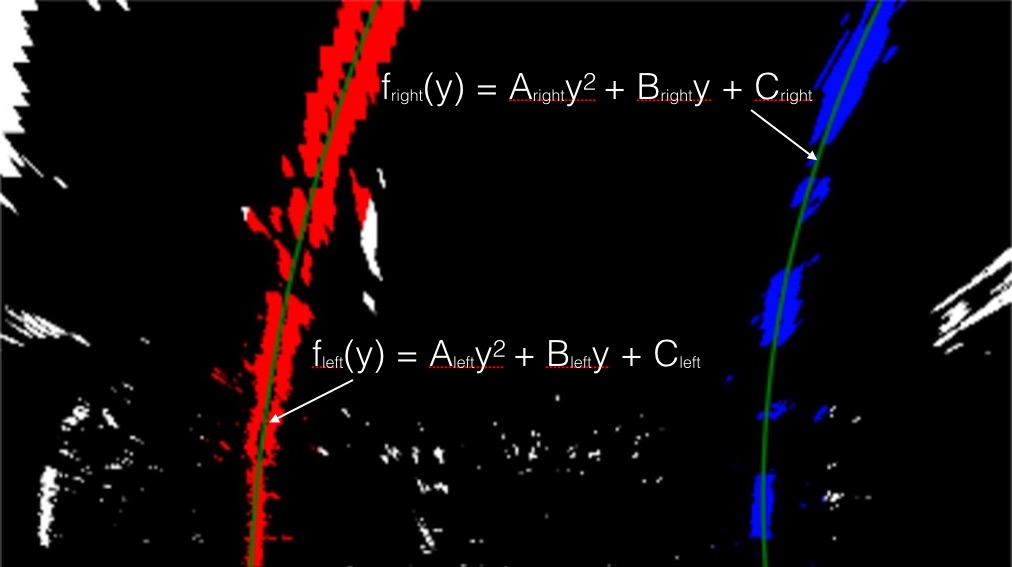
#> input picture Advanced-Lane-Lines/examples/color_fit_lines.jpg, 1012 x 567 px; its folder holds only this picture in this run
$ python -i pipeline.py   (imports and definitions only)
#> lines starting #> are read from the running program, lines starting #| are printed output that depends on the picture; after the words box and inside, x2 and y2 are one past the last pixel; in counts of white or black regions, pixels touching at a corner belong together
#> further down, picture is the input picture: shape (567, 1012, 3); mean B, G, R 11.4, 8.2, 15.7
import cv2
import numpy as np
from calibration import undistort
from skimage import morphology


def grayscale(img):
    return cv2.cvtColor(img, cv2.COLOR_BGR2GRAY)


def gaussian_blur(img, kernel_size):
    """Applies a Gaussian Noise kernel"""
    return cv2.GaussianBlur(img, (kernel_size, kernel_size), 0)


def canny(img, low_threshold, high_threshold):
    """Applies the Canny transform"""
    return cv2.Canny(img, low_threshold, high_threshold)


def select_line_color(image):
    cvt_image = cv2.cvtColor(image,cv2.COLOR_BGR2HLS) # h l s
#> cvt_image: shape (567, 1012, 3); mean of channels 0, 1, 2 15.3, 13.6, 37.6
    # yellow mask
    yellow_lower = np.uint8([19,80,5]) # h l s
    yellow_upper = np.uint8([40,200,235])
    yellow_mask = cv2.inRange(cvt_image,yellow_lower,yellow_upper)
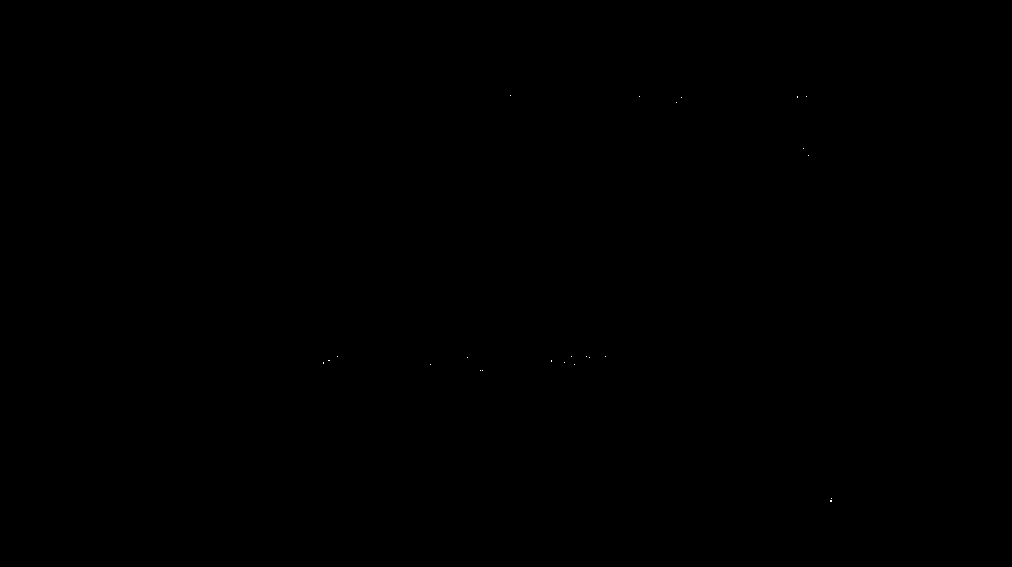
#> yellow_mask: shape (567, 1012); 0.01% white in thin lines or dots, all inside (x1, y1, x2, y2) = (323, 95, 832, 502)
    # white mask
    white_lower = np.array([5,190,50])
    white_upper = np.array([180,255,255])
    white_mask = cv2.inRange(cvt_image,white_lower,white_upper)
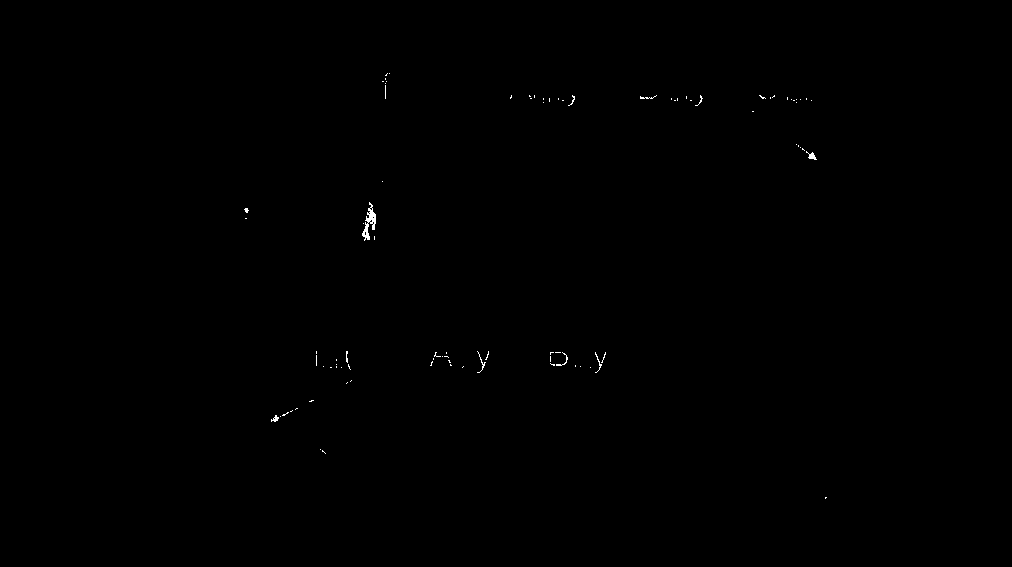
#> white_mask: shape (567, 1012); 0.13% white in thin lines or dots, all inside (x1, y1, x2, y2) = (244, 73, 827, 499)
    # combine mask
    mask = cv2.bitwise_or(yellow_mask,white_mask)
#> mask: shape (567, 1012); 0.14% white in thin lines or dots, all inside (x1, y1, x2, y2) = (244, 73, 832, 502)
    return cv2.bitwise_and(image,image,mask=yellow_mask)

def select_line_color2(image):
    cvt_image = cv2.cvtColor(image,cv2.COLOR_BGR2HLS) # h l s
    # yellow mask
    yellow_lower = np.uint8([10,0,100]) # h l s
    yellow_upper = np.uint8([40,255,255])
    yellow_mask = cv2.inRange(cvt_image,yellow_lower,yellow_upper)
    # white mask
    white_lower = np.array([0,200,0])
    white_upper = np.array([255,255,255])
    white_mask = cv2.inRange(cvt_image,white_lower,white_upper)
    # combine mask
    mask = cv2.bitwise_or(yellow_mask,white_mask)
    return cv2.bitwise_and(image,image,mask=yellow_mask)


def ROI(img):
    h,w = img.shape[:2]
    mask = np.zeros_like(img)
    vertices = np.array([[(0,h*13/14),(0,h*5/8),(w,h*5/8),(w,h*13/14)]],dtype=np.int32)
    cv2.fillPoly(mask,vertices,1)

    masked_image = cv2.bitwise_and(img,mask)
    return masked_image


def clean(img,min_sz):
    cleaned = morphology.remove_small_objects(img.astype('bool'),min_size=min_sz,connectivity=2)
    return cleaned


def find_lines_by_sliding_windows(binary_img, n_windows=10):
    '''
    input: binary image
    '''
    h,w=binary_img[0][1]
    base_histogram=np.sum(binary_img[h*(n_windows-1)/n_windows:, :], axis=0)


>>> import cv2
>>> picture = cv2.imread('examples/color_fit_lines.jpg')
>>> result = select_line_color(picture)
